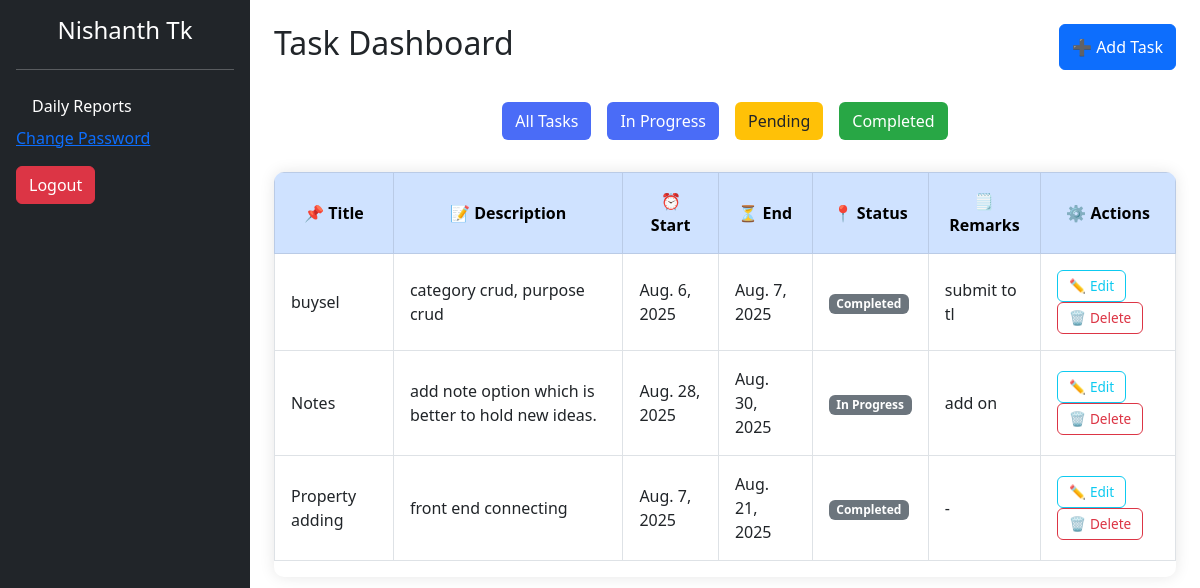
Screenshot of / (signed in) with the database file from the repository.
### Taskapp/models.py (models this page shows, shortened)
class Register(models.Model):
    username = models.CharField(max_length=20, unique=True)
    password = models.CharField(max_length=128)  # hashed

class Task(models.Model):
    title = models.CharField(max_length=255)
    description = models.TextField()
    start_date = models.DateField(null=True, blank=True)
    end_date = models.DateField(null=True, blank=True)
    status = models.CharField(max_length=100, null=True, blank=True)
    remarks = models.TextField(null=True, blank=True)
    created_by = models.ForeignKey(Register, on_delete=models.CASCADE)

### Taskapp/views.py (the view, shortened to what this page needs)
# urls.py: path('', views.index, name='index'),
def index(request):
    username = request.session.get('username')
    if not username:
        return redirect('login')  # User not logged in
    try:
        user = Register.objects.get(username=username)
    except Register.DoesNotExist:
        request.session.flush()  # Clear invalid session
        return redirect('login')
    status_filter = request.GET.get('status', 'all')
    if status_filter == 'pending':
        tasks = Task.objects.filter(created_by=user, status__iexact='Pending')
    elif status_filter == 'inprogress':
        tasks = Task.objects.filter(created_by=user, status__iexact='In Progress')
    elif status_filter == 'completed':
        tasks = Task.objects.filter(created_by=user, status__iexact='Completed')
    else:
        tasks = Task.objects.filter(created_by=user)
    today = date.today()
    reminder_tasks = Task.objects.filter(
        created_by=user,
        end_date__range=(today, today + timedelta(days=5)),
        status__in=["Pending", "In Progress"]
    )
    return render(request, 'index.html', {
        'tasks': tasks,
        'username': user.username,
        'reminder_tasks': reminder_tasks
    })

### Taskapp/templates/index.html (shortened to what this page needs)
{% load static %}
<!DOCTYPE html>
<html lang="en">
<head>
    <link rel="stylesheet" href="https://cdn.jsdelivr.net/npm/bootstrap@5.3.0/dist/css/bootstrap.min.css">
</head>
<body style="min-height: 100vh; display: flex;">
<div class="bg-dark text-white p-3" style="width: 250px;">
    <h4 class="mb-4  text-center"> {{ username }}</h4><hr>
    <ul class="nav flex-column">
        <li class="nav-item"><a class="nav-link text-white" href="{% url 'daily_plan' %}">Daily  Reports</a></li>
        <a href="{% url 'change_password' %}">Change Password</a>
        <li class="nav-item mt-3"><a class="btn btn-danger" href="{% url 'logout' %}">Logout</a></li>
    </ul>
</div>
<div class="container-fluid p-4" style="flex: 1;">
    <div class="d-flex justify-content-between mb-3">
        <h2>Task Dashboard</h2>
        <button class="btn btn-primary" data-bs-toggle="modal" data-bs-target="#taskModal" onclick="resetForm()">➕ Add Task</button>
    </div>
<div class="filter-buttons">
    <a href="?status=all" class="btn-link">
        <button class="btn all">All Tasks</button>
    </a>
    <a href="?status=In Progress" class="btn-link">
        <button class="btn all">In Progress</button>
    </a>
    <a href="?status=pending" class="btn-link">
        <button class="btn pending">Pending</button>
    </a>
    <a href="?status=completed" class="btn-link">
        <button class="btn completed">Completed</button>
    </a>
</div>
<div class="table-responsive task-table-wrapper">
    <table class="table table-bordered table-hover align-middle task-table">
        <thead class="table-primary text-center">
            <tr>
                <th>📌 Title</th>
                <th>📝 Description</th>
                <th>⏰ Start</th>
                <th>⏳ End</th>
                <th>📍 Status</th>
                <th>🗒️ Remarks</th>
                <th>⚙️ Actions</th>
            </tr>
        </thead>
        <tbody>
            {% for task in tasks %}
                <tr>
                    <td>{{ task.title }}</td>
                    <td>{{ task.description }}</td>
                    <td>{{ task.start_date }}</td>
                    <td>{{ task.end_date }}</td>
                    <td>
                        {% if task.status == "completed" %}
                            <span class="badge bg-success">Completed</span>
                        {% elif task.status == "pending" %}
                            <span class="badge bg-warning text-dark">Pending</span>
                        {% else %}
                            <span class="badge bg-secondary">{{ task.status }}</span>
                        {% endif %}
                    </td>
                    <td>{{ task.remarks }}</td>
                    <td>
                        <button class="btn btn-sm btn-outline-info me-1" onclick="editTask({{ task.id }})">
                            ✏️ Edit
                        </button>
                        <a href="{% url 'delete_task' task.id %}"
                           class="btn btn-sm btn-outline-danger"
                           onclick="return confirm('Delete this task?')">
                           🗑️ Delete
                        </a>
                    </td>
                </tr>
            {% empty %}
                <tr>
                    <td colspan="7" class="text-center text-muted">No tasks available.</td>
                </tr>
            {% endfor %}
        </tbody>
    </table>
</div>
</div>
</body>
</html>

### Taskapp/templates/index.html (style rules this page uses)
.filter-buttons { display: flex; justify-content: center; gap: 1rem; margin: 2rem 0; }
.btn-link { text-decoration: none; }
.btn.all { background-color: #4a6cf7; color: #fff; }
.btn.pending { background-color: #ffc107; color: #212529; }
.btn.completed { background-color: #28a745; color: #fff; }
.task-table-wrapper { margin-top: 2rem; border-radius: 10px; box-shadow: 0 0 15px rgba(0, 0, 0, 0.1); overflow: hidden; }
.task-table thead { font-size: 1rem; }
.task-table tbody tr:nth-child(even) { background-color: #f8f9fa; }
.task-table td, .task-table th { padding: 1rem; vertical-align: middle; }
.btn-sm { font-size: 0.85rem; padding: 0.3rem 0.7rem; border-radius: 0.375rem; }

### rows the page displays
Register: username "Nishanth Tk"
Task: title "buysel", description "category crud, purpose crud", start_date "Aug. 6, 2025", end_date "Aug. 7, 2025", status "Completed", remarks "submit to tl"
Task: title "Notes", description "add note option which is better to hold new ideas.", start_date "Aug. 28, 2025", end_date "Aug. 30, 2025", status "In Progress", remarks "add on"
Task: title "Property adding", description "front end connecting", start_date "Aug. 7, 2025", end_date "Aug. 21, 2025", status "Completed", remarks "-"
